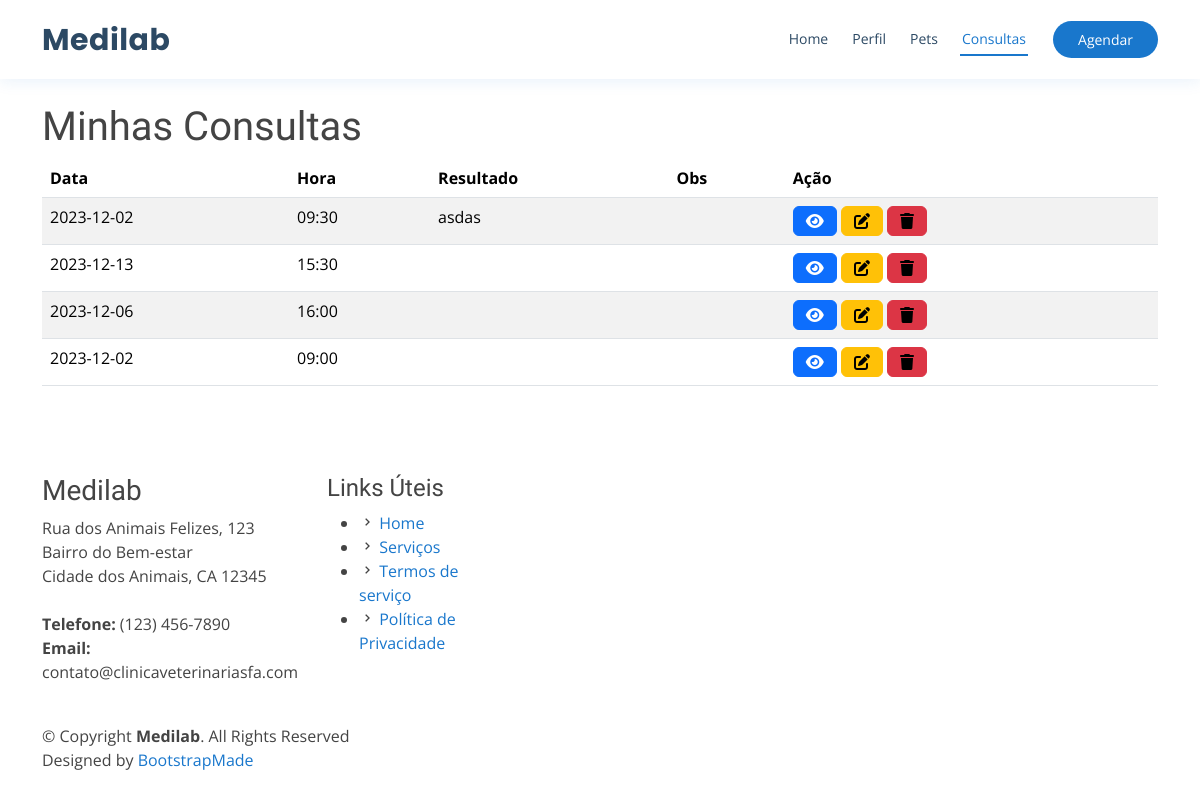
/Site/consultas.php, run on an earlier commit of the app's database.
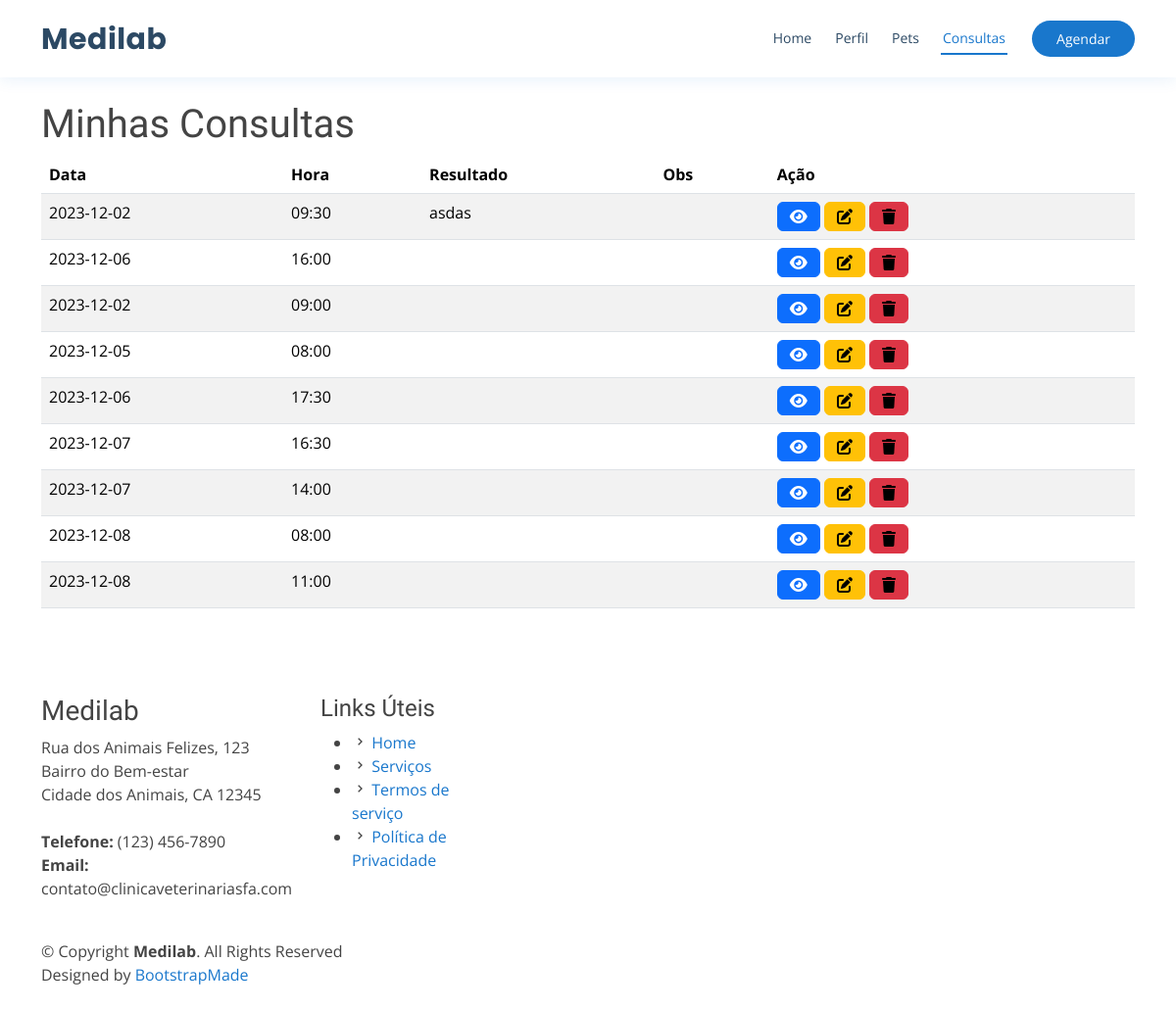
And on a later commit of the database.
### tables this page shows
CREATE TABLE `agenda` (
  `id` int(11) NOT NULL,
  `statusAgenda` varchar(20) NOT NULL,
  `data` varchar(50) NOT NULL,
  `hora` varchar(50) NOT NULL,
  `obs` varchar(500) DEFAULT NULL,
  `resultado` varchar(500) DEFAULT NULL,
  `pet_id` int(11) DEFAULT NULL,
  `veterinario_id` int(11) DEFAULT NULL,
  `procedimento_id` int(11) DEFAULT NULL
);

### Site/consultas.php (the view, shortened to what this page needs)
<?php
require_once("conexao.php");
$sql = "select * from agenda";
$resultado = mysqli_query($conexao, $sql);
?>
  <html lang="pt-br">
  <head>
    <link href="assets/vendor/fontawesome-free/css/all.min.css" rel="stylesheet">
    <link href="assets/vendor/animate.css/animate.min.css" rel="stylesheet">
    <link href="assets/vendor/bootstrap/css/bootstrap.min.css" rel="stylesheet">
    <link href="assets/vendor/bootstrap-icons/bootstrap-icons.css" rel="stylesheet">
    <link href="assets/vendor/boxicons/css/boxicons.min.css" rel="stylesheet">
    <link href="assets/vendor/glightbox/css/glightbox.min.css" rel="stylesheet">
    <link href="assets/vendor/remixicon/remixicon.css" rel="stylesheet">
    <link href="assets/vendor/swiper/swiper-bundle.min.css" rel="stylesheet">
    <link href="assets/css/style.css" rel="stylesheet">
  </head>
  <body>
    <header id="header" class="">
      <div class="container d-flex align-items-center">
        <h1 class="logo me-auto"><a href="index.html">Medilab</a></h1>
        <nav id="navbar" class="navbar order-last order-lg-0">
          <ul>
            <li><a class="nav-link scrollto" href="index.php">Home</a></li>
            <li><a class="nav-link scrollto" href="perfil.php">Perfil</a></li>
            <li><a class="nav-link scrollto" href="pet.php">Pets</a></li>
            <li><a class="nav-link scrollto active" href="consultas.php">Consultas</a></li>
          </ul>
        </nav>
        <a href="login.php" class="appointment-btn scrollto"><span class="d-none d-md-inline">Agendar</span></a>
      </div>
    </header>
    <main id="main">
      <br>
      <div class="container">
        <h1>Minhas Consultas</h1>
        <table class="table table-striped table-hover">
                        <thead>
                            <tr>
                                <th scope="col">Data</th>
                                <th scope="col">Hora</th>
                                <th scope="col">Resultado</th>
                                <th scope="col">Obs</th>
                                <th scope="col">Ação</th>
                            </tr>
                        </thead>
                        <tbody>
                            <?php while ($linha = mysqli_fetch_array($resultado)) { ?>
                                <tr>
                                    <td>
                                        <?= $linha['data'] ?>
                                    </td>
                                    <td>
                                        <?= $linha['hora'] ?>
                                    </td>
                                    <td>
                                        <?= $linha['resultado'] ?>
                                    </td>
                                    <td>
                                    </td>
                                    <td>
                                        <a href="visualizarAgenda.php?id=<?= $linha['id'] ?>" class="btn btn-primary"><i class="fa-solid fa-eye"></i></a>
                                        <a href="editarAgenda.php?id=<?= $linha['id'] ?>" class="btn btn-warning"><i class="fa-solid fa-pen-to-square" style="color: #000000;"></i></a>
                                        <a href="listagemAgenda.php?id=<?= $linha['id'] ?>" class="btn btn-danger" onclick="return confirm('Confirma exclusão?')"><i class="fa-solid fa-trash" style="color: #000000;"></i></a>
                                    </td>
                                </tr>
                            <?php } ?>
                        </tbody>
        </table> <br><br><br>
      </div>
    </main>
    <footer id=" ">
      <div class="footer-top">
        <div class="container">
          <div class="row">
            <div class="col-lg-3 col-md-6 footer-contact">
              <h3>Medilab</h3>
              <p>
                Rua dos Animais Felizes, 123 <br>
                Bairro do Bem-estar <br>
                Cidade dos Animais, CA 12345<br><br>
                <strong>Telefone:</strong> (123) 456-7890<br>
                <strong>Email:</strong> contato@clinicaveterinariasfa.com<br>
              </p>
            </div>
            <div class="col-lg-2 col-md-6 footer-links">
              <h4>Links Úteis</h4>
              <ul>
                <li><i class="bx bx-chevron-right"></i> <a href="#">Home</a></li>
                <li><i class="bx bx-chevron-right"></i> <a href="#">Serviços</a></li>
                <li><i class="bx bx-chevron-right"></i> <a href="#">Termos de serviço</a></li>
                <li><i class="bx bx-chevron-right"></i> <a href="#">Política de Privacidade</a></li>
              </ul>
            </div>
          </div>
        </div>
      </div>
      <div class="container d-md-flex py-4">
        <div class="me-md-auto text-center text-md-start">
          <div class="copyright">
            &copy; Copyright <strong><span>Medilab</span></strong>. All Rights Reserved
          </div>
          <div class="credits">
            Designed by <a href="https://bootstrapmade.com/">BootstrapMade</a>
          </div>
        </div>
      </div>
    </footer>
  </body>
  </html>

### Site/assets/css/style.css (style rules this page uses)
body { font-family: "Open Sans", sans-serif; color: #444444; }
a { color: #1977cc; text-decoration: none; }
h1, h2, h3, h4, h5, h6 { font-family: "Raleway", sans-serif; }
#header { background: #fff; transition: all 0.5s; z-index: 997; padding: 15px 0; top: 40px; box-shadow: 0px 2px 15px rgba(25, 119, 204, 0.1); }
#header .logo { font-size: 30px; margin: 0; padding: 0; line-height: 1; font-weight: 700; letter-spacing: 0.5px; font-family: "Poppins", sans-serif; }
#header .logo a { color: #2c4964; }
.appointment-btn { margin-left: 25px; background: #1977cc; color: #fff; border-radius: 50px; padding: 8px 25px; white-space: nowrap; transition: 0.3s; font-size: 14px; display: inline-block; }
.navbar { padding: 0; }
.navbar ul { margin: 0; padding: 0; display: flex; list-style: none; align-items: center; }
.navbar li { position: relative; }
.navbar>ul>li { position: relative; white-space: nowrap; padding: 8px 0 8px 20px; }
.navbar a, .navbar a:focus { display: flex; align-items: center; justify-content: space-between; font-size: 14px; color: #2c4964; white-space: nowrap; transition: 0.3s; border-bottom: 2px solid #fff; padding: 5px 2px; }
.navbar a:hover, .navbar .active, .navbar .active:focus, .navbar li:hover>a { color: #1977cc; border-color: #1977cc; }

What changed in the data, as far as the page shows it:
removed agenda: data "2023-12-13", hora "15:30"
added agenda: data "2023-12-05", hora "08:00"
added agenda: data "2023-12-06", hora "17:30"
added agenda: data "2023-12-07", hora "16:30"
added agenda: data "2023-12-07", hora "14:00"
added agenda: data "2023-12-08", hora "08:00"
added agenda: data "2023-12-08", hora "11:00"
